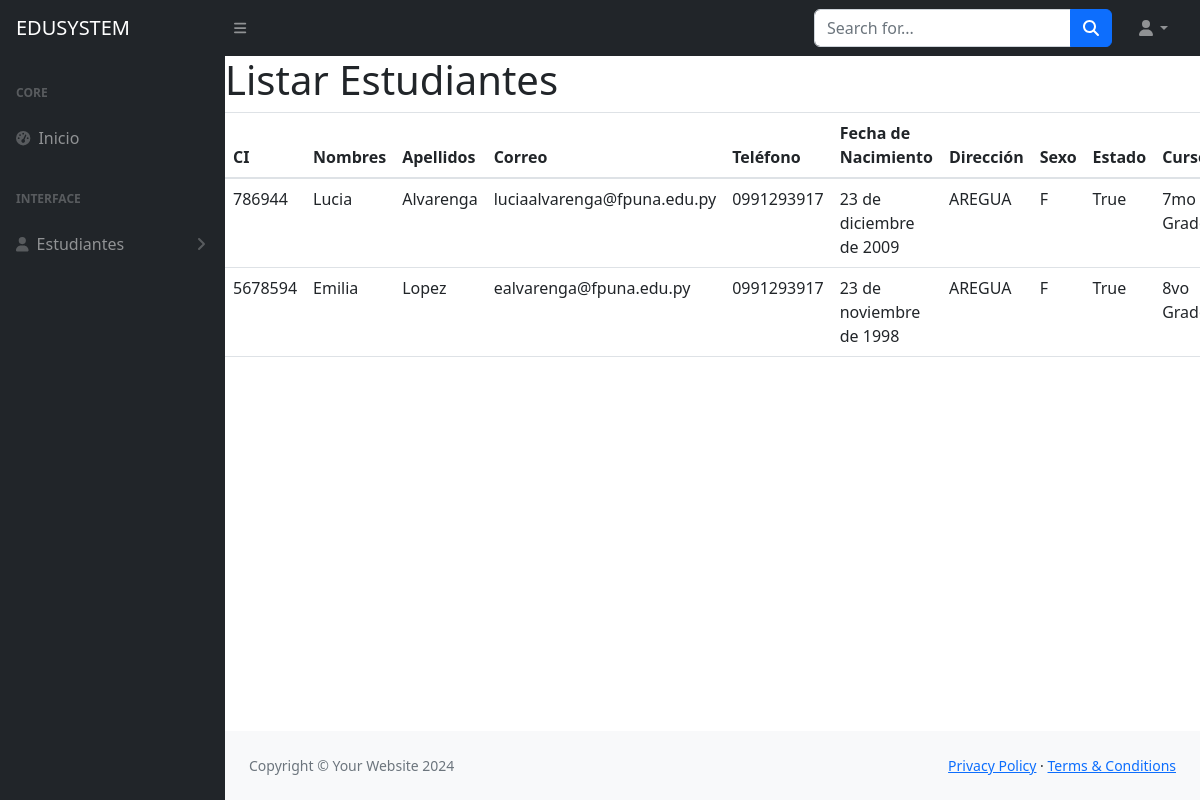
Screenshot of /listar with the database file from the repository.
### Aplicaciones/Estudiantes/models.py (models this page shows)
class Estudiante(models.Model):
    ci = models.OneToOneField(Persona, null=False, primary_key=True, on_delete=models.RESTRICT, default=1)
    curso = models.ForeignKey('Cursos.Curso', null=True, on_delete=models.SET_NULL)

### Aplicaciones/Persona/models.py (models this page shows)
class Persona(models.Model):
    ci = models.PositiveIntegerField(primary_key=True, unique=True)
    nombres = models.CharField(max_length=80, null=False)
    apellidos = models.CharField(max_length=100,  null=False)
    fecha_nacimiento = models.DateField(blank=True, null=True)
    direccion = models.CharField(max_length=500, null=False)
    telefono = models.CharField(max_length=20, null=False)
    email = models.CharField(max_length=50, null=False)
    sexos = [
        ('M', 'Masculino'),
        ('F', 'Femenino')
    ]
    sexo = models.CharField(max_length=1, choices = sexos, default ='F', null=False)
    estado = models.BooleanField(default=True)

### Aplicaciones/Cursos/models.py (models this page shows)
class Curso(models.Model):
    id = models.AutoField(primary_key=True)
    nombre = models.CharField(max_length=80)
    descripcion = models.CharField(max_length=100)
    estado = models.BooleanField(default=True)

### Aplicaciones/Estudiantes/views.py (the view)
# urls.py: path('listar', views.listar, name = 'Listar'),
def listar(request):
    users = Estudiante.objects.all()
    datos  = {'estudiantes':users}
    return  render(request,'crud_estudiantes/listar.html', datos)

### Aplicaciones/Estudiantes/templates/crud_estudiantes/listar.html
{% extends '../gestionEstudiantes.html' %}
{% block content %}
<div class="rigth_col" role="main">
    <h1 >Listar Estudiantes</h1>
    <table class="table ">
        <thead>
          <tr>
            <th scope="col">CI</th>
            <th scope="col">Nombres</th>
            <th scope="col">Apellidos</th>
            <th scope="col">Correo</th>
            <th scope="col">Teléfono</th>
            <th scope="col">Fecha de Nacimiento</th>
            <th scope="col">Dirección</th>
            <th scope="col">Sexo</th>
            <th scope="col">Estado</th>
            <th scope="col">Curso</th>
          </tr>
        </thead>
        <tbody>
          {% for u in estudiantes %}
            <tr>
              <td>{{ u.ci.ci }}</td>
              <td>{{ u.ci.nombres }}</td>
              <td>{{ u.ci.apellidos }}</td>
              <td>{{ u.ci.email }}</td>
              <td>{{ u.ci.telefono }}</td>
              <td>{{ u.ci.fecha_nacimiento }}</td>
              <td>{{ u.ci.direccion }}</td>
              <td>{{ u.ci.sexo }}</td>
              <td>{{ u.ci.estado }}</td>
              <td>{{ u.curso.nombre }}</td>
            </tr>
          {% endfor %}
        </tbody>
      </table>
 </div>
{% endblock %}

### Aplicaciones/Estudiantes/templates/gestionEstudiantes.html (shortened to what this page needs)
<!DOCTYPE html>
<html lang="en">
    <head>
        <link rel="stylesheet" href="https://stackpath.bootstrapcdn.com/bootstrap/4.1.3/css/bootstrap.min.css">
        <link rel="stylesheet" href="https://maxcdn.bootstrapcdn.com/font-awesome/4.7.0/css/font-awesome.min.css">
        <link href="https://cdn.jsdelivr.net/npm/simple-datatables@7.1.2/dist/style.min.css" rel="stylesheet" />
        <link href="../static/css/styles.css" rel="stylesheet" />
    </head>
    <body >
        <nav class="sb-topnav navbar navbar-expand navbar-dark bg-dark">
            <a class="navbar-brand ps-3" href="gestionEstudiantes.html">EDUSYSTEM</a>
            <button class="btn btn-link btn-sm order-1 order-lg-0 me-4 me-lg-0" id="sidebarToggle" href="#!"><i class="fas fa-bars"></i></button>
            <form class="d-none d-md-inline-block form-inline ms-auto me-0 me-md-3 my-2 my-md-0">
                <div class="input-group">
                    <input class="form-control" type="text" placeholder="Search for..." aria-label="Search for..." aria-describedby="btnNavbarSearch" />
                    <button class="btn btn-primary" id="btnNavbarSearch" type="button"><i class="fas fa-search"></i></button>
                </div>
            </form>
            <ul class="navbar-nav ms-auto ms-md-0 me-3 me-lg-4">
                <li class="nav-item dropdown">
                    <a class="nav-link dropdown-toggle" id="navbarDropdown" href="#" role="button" data-bs-toggle="dropdown" aria-expanded="false"><i class="fas fa-user fa-fw"></i></a>
                </li>
            </ul>
        </nav>
        <div id="layoutSidenav">
            <div id="layoutSidenav_nav">
                <nav class="sb-sidenav accordion sb-sidenav-dark" id="sidenavAccordion">
                    <div class="sb-sidenav-menu">
                        <div class="nav">
                            <div class="sb-sidenav-menu-heading">Core</div>
                            <a class="nav-link" href="gestionEstudiantes.html">
                                <div class="sb-nav-link-icon"><i class="fas fa-tachometer-alt"></i></div>
                                Inicio
                            </a>
                            <div class="sb-sidenav-menu-heading">Interface</div>
                            <a class="nav-link collapsed" href="#" data-bs-toggle="collapse" data-bs-target="#collapseLayouts" aria-expanded="false" aria-controls="collapseLayouts">
                                <div class="sb-nav-link-icon"><i class="fas fa-user"></i></div>
                                Estudiantes
                                <div class="sb-sidenav-collapse-arrow"><i class="fas fa-angle-down"></i></div>
                            </a>
                        </div>
                    </div>
                </nav>
            </div>
            <div id="layoutSidenav_content">
                {% block content %}
                {% endblock %}
                <footer class="py-4 bg-light mt-auto">
                    <div class="container-fluid px-4">
                        <div class="d-flex align-items-center justify-content-between small">
                            <div class="text-muted">Copyright &copy; Your Website 2024</div>
                            <div>
                                <a href="#">Privacy Policy</a>
                                &middot;
                                <a href="#">Terms &amp; Conditions</a>
                            </div>
                        </div>
                    </div>
                </footer>
            </div>
        </div>
    </body>
</html>

### rows the page displays
Estudiante: ci.ci "786944", ci.nombres "Lucia", ci.apellidos "Alvarenga", ci.email "luciaalvarenga@fpuna.edu.py", ci.telefono "0991293917", ci.fecha_nacimiento "23 de diciembre de 2009", ci.direccion "AREGUA", ci.sexo "F", ci.estado "True", curso.nombre "7mo…"
Estudiante: ci.ci "5678594", ci.nombres "Emilia", ci.apellidos "Lopez", ci.email "ealvarenga@fpuna.edu.py", ci.telefono "0991293917", ci.fecha_nacimiento "23 de noviembre de 1998", ci.direccion "AREGUA", ci.sexo "F", ci.estado "True", curso.nombre "8vo…"
